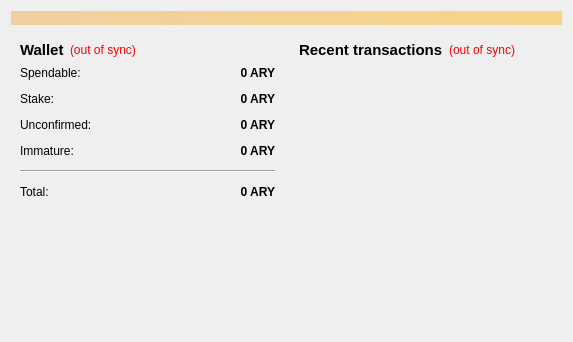
<?xml version="1.0" encoding="UTF-8"?>
<ui version="4.0">
 <class>OverviewPage</class>
 <widget class="QWidget" name="OverviewPage">
  <property name="geometry">
   <rect>
    <x>0</x>
    <y>0</y>
    <width>573</width>
    <height>342</height>
   </rect>
  </property>
  <property name="windowTitle">
   <string>Form</string>
  </property>
  <layout class="QVBoxLayout" name="topLayout">
   <item>
    <widget class="QLabel" name="labelAlerts">
     <property name="visible">
      <bool>false</bool>
     </property>
     <property name="styleSheet">
      <string notr="true">background-color: qlineargradient(x1: 0, y1: 0, x2: 1, y2: 0, stop:0 #F0D0A0, stop:1 #F8D488);  color:#000000
</string>
     </property>
     <property name="wordWrap">
      <bool>true</bool>
     </property>
     <property name="margin">
      <number>3</number>
     </property>
    </widget>
   </item>
   <item>
    <layout class="QHBoxLayout" name="horizontalLayout" stretch="1,1">
     <item>
      <layout class="QVBoxLayout" name="verticalLayout_2">
       <item>
        <widget class="QWidget" name="widget" native="true">
         <layout class="QVBoxLayout" name="verticalLayout_4">
          <item>
           <layout class="QHBoxLayout" name="horizontalLayout_4">
            <item>
             <widget class="QLabel" name="label_5">
              <property name="font">
               <font>
                <pointsize>11</pointsize>
                <weight>75</weight>
                <bold>true</bold>
               </font>
              </property>
              <property name="text">
               <string>Wallet</string>
              </property>
             </widget>
            </item>
            <item>
             <widget class="QLabel" name="labelWalletStatus">
              <property name="toolTip">
               <string>The displayed information may be out of date. Your wallet automatically synchronizes with the Airy network after a connection is established, but this process has not completed yet.</string>
              </property>
              <property name="styleSheet">
               <string notr="true">QLabel { color: red; }</string>
              </property>
              <property name="text">
               <string notr="true">(out of sync)</string>
              </property>
              <property name="alignment">
               <set>Qt::AlignLeading|Qt::AlignLeft|Qt::AlignVCenter</set>
              </property>
             </widget>
            </item>
            <item>
             <spacer name="horizontalSpacer_2">
              <property name="orientation">
               <enum>Qt::Horizontal</enum>
              </property>
              <property name="sizeHint" stdset="0">
               <size>
                <width>40</width>
                <height>20</height>
               </size>
              </property>
             </spacer>
            </item>
           </layout>
          </item>
          <item>
           <layout class="QFormLayout" name="formLayout_2">
            <property name="fieldGrowthPolicy">
             <enum>QFormLayout::AllNonFixedFieldsGrow</enum>
            </property>
            <property name="horizontalSpacing">
             <number>12</number>
            </property>
            <property name="verticalSpacing">
             <number>12</number>
            </property>
            <item row="0" column="0">
             <widget class="QLabel" name="label">
              <property name="text">
               <string>Spendable:</string>
              </property>
             </widget>
            </item>
            <item row="0" column="1">
             <widget class="QLabel" name="labelBalance">
              <property name="font">
               <font>
                <weight>75</weight>
                <bold>true</bold>
               </font>
              </property>
              <property name="cursor">
               <cursorShape>IBeamCursor</cursorShape>
              </property>
              <property name="toolTip">
               <string>Your current spendable balance</string>
              </property>
              <property name="text">
               <string notr="true">0 ARY</string>
              </property>
              <property name="alignment">
               <set>Qt::AlignRight|Qt::AlignTrailing|Qt::AlignVCenter</set>
              </property>
              <property name="textInteractionFlags">
               <set>Qt::LinksAccessibleByMouse|Qt::TextSelectableByKeyboard|Qt::TextSelectableByMouse</set>
              </property>
             </widget>
            </item>
            <item row="1" column="0">
             <widget class="QLabel" name="label_6">
              <property name="text">
               <string>Stake:</string>
              </property>
             </widget>
            </item>
            <item row="1" column="1">
             <widget class="QLabel" name="labelStake">
              <property name="font">
               <font>
                <weight>75</weight>
                <bold>true</bold>
               </font>
              </property>
              <property name="cursor">
               <cursorShape>IBeamCursor</cursorShape>
              </property>
              <property name="toolTip">
               <string>Total of coins that was staked, and do not yet count toward the current balance</string>
              </property>
              <property name="text">
               <string notr="true">0 ARY</string>
              </property>
              <property name="alignment">
               <set>Qt::AlignRight|Qt::AlignTrailing|Qt::AlignVCenter</set>
              </property>
              <property name="textInteractionFlags">
               <set>Qt::LinksAccessibleByMouse|Qt::TextSelectableByKeyboard|Qt::TextSelectableByMouse</set>
              </property>
             </widget>
            </item>
            <item row="2" column="0">
             <widget class="QLabel" name="label_3">
              <property name="text">
               <string>Unconfirmed:</string>
              </property>
             </widget>
            </item>
            <item row="2" column="1">
             <widget class="QLabel" name="labelUnconfirmed">
              <property name="font">
               <font>
                <weight>75</weight>
                <bold>true</bold>
               </font>
              </property>
              <property name="cursor">
               <cursorShape>IBeamCursor</cursorShape>
              </property>
              <property name="toolTip">
               <string>Total of transactions that have yet to be confirmed, and do not yet count toward the current balance</string>
              </property>
              <property name="text">
               <string notr="true">0 ARY</string>
              </property>
              <property name="alignment">
               <set>Qt::AlignRight|Qt::AlignTrailing|Qt::AlignVCenter</set>
              </property>
              <property name="textInteractionFlags">
               <set>Qt::LinksAccessibleByMouse|Qt::TextSelectableByKeyboard|Qt::TextSelectableByMouse</set>
              </property>
             </widget>
            </item>
            <item row="3" column="0">
             <widget class="QLabel" name="labelImmatureText">
              <property name="text">
               <string>Immature:</string>
              </property>
             </widget>
            </item>
            <item row="3" column="1">
             <widget class="QLabel" name="labelImmature">
              <property name="font">
               <font>
                <weight>75</weight>
                <bold>true</bold>
               </font>
              </property>
              <property name="toolTip">
               <string>Mined balance that has not yet matured</string>
              </property>
              <property name="text">
               <string notr="true">0 ARY</string>
              </property>
              <property name="alignment">
               <set>Qt::AlignRight|Qt::AlignTrailing|Qt::AlignVCenter</set>
              </property>
              <property name="textInteractionFlags">
               <set>Qt::LinksAccessibleByMouse|Qt::TextSelectableByKeyboard|Qt::TextSelectableByMouse</set>
              </property>
             </widget>
            </item>
            <item row="4" column="0" colspan="2">
             <widget class="Line" name="line">
              <property name="orientation">
               <enum>Qt::Horizontal</enum>
              </property>
             </widget>
            </item>
            <item row="5" column="0">
             <widget class="QLabel" name="labelTotalText">
              <property name="text">
               <string>Total:</string>
              </property>
             </widget>
            </item>
            <item row="5" column="1">
             <widget class="QLabel" name="labelTotal">
              <property name="font">
               <font>
                <weight>75</weight>
                <bold>true</bold>
               </font>
              </property>
              <property name="cursor">
               <cursorShape>IBeamCursor</cursorShape>
              </property>
              <property name="toolTip">
               <string>Your current total balance</string>
              </property>
              <property name="text">
               <string notr="true">0 ARY</string>
              </property>
              <property name="alignment">
               <set>Qt::AlignRight|Qt::AlignTrailing|Qt::AlignVCenter</set>
              </property>
              <property name="textInteractionFlags">
               <set>Qt::LinksAccessibleByMouse|Qt::TextSelectableByKeyboard|Qt::TextSelectableByMouse</set>
              </property>
             </widget>
            </item>
           </layout>
          </item>
         </layout>
        </widget>
       </item>
       <item>
        <spacer name="verticalSpacer">
         <property name="orientation">
          <enum>Qt::Vertical</enum>
         </property>
         <property name="sizeHint" stdset="0">
          <size>
           <width>20</width>
           <height>40</height>
          </size>
         </property>
        </spacer>
       </item>
      </layout>
     </item>
     <item>
      <layout class="QVBoxLayout" name="verticalLayout_3">
       <item>
        <widget class="QWidget" name="widget_2" native="true">
         <layout class="QVBoxLayout" name="verticalLayout">
          <item>
           <layout class="QHBoxLayout" name="horizontalLayout_2">
            <item>
             <widget class="QLabel" name="label_4">
              <property name="font">
               <font>
                <pointsize>11</pointsize>
                <weight>75</weight>
                <bold>true</bold>
               </font>
              </property>
              <property name="text">
               <string>&lt;b&gt;Recent transactions&lt;/b&gt;</string>
              </property>
             </widget>
            </item>
            <item>
             <widget class="QLabel" name="labelTransactionsStatus">
              <property name="toolTip">
               <string>The displayed information may be out of date. Your wallet automatically synchronizes with the Airy network after a connection is established, but this process has not completed yet.</string>
              </property>
              <property name="styleSheet">
               <string notr="true">QLabel { color: red; }</string>
              </property>
              <property name="text">
               <string notr="true">(out of sync)</string>
              </property>
              <property name="alignment">
               <set>Qt::AlignRight|Qt::AlignTrailing|Qt::AlignVCenter</set>
              </property>
             </widget>
            </item>
            <item>
             <spacer name="horizontalSpacer">
              <property name="orientation">
               <enum>Qt::Horizontal</enum>
              </property>
              <property name="sizeHint" stdset="0">
               <size>
                <width>40</width>
                <height>20</height>
               </size>
              </property>
             </spacer>
            </item>
           </layout>
          </item>
          <item>
           <widget class="QListView" name="listTransactions">
            <property name="styleSheet">
             <string notr="true">QListView { background: transparent; }</string>
            </property>
            <property name="frameShape">
             <enum>QFrame::NoFrame</enum>
            </property>
            <property name="verticalScrollBarPolicy">
             <enum>Qt::ScrollBarAlwaysOff</enum>
            </property>
            <property name="horizontalScrollBarPolicy">
             <enum>Qt::ScrollBarAlwaysOff</enum>
            </property>
            <property name="selectionMode">
             <enum>QAbstractItemView::NoSelection</enum>
            </property>
           </widget>
          </item>
         </layout>
        </widget>
       </item>
      </layout>
     </item>
    </layout>
   </item>
  </layout>
 </widget>
 <resources/>
 <connections/>
</ui>
